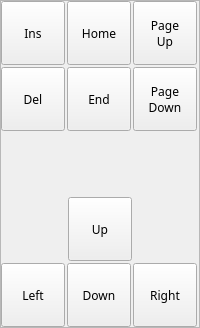
                 <widget class="QFrame" name="middleFrame_2">
                  <property name="sizePolicy">
                   <sizepolicy hsizetype="Maximum" vsizetype="Maximum">
                    <horstretch>0</horstretch>
                    <verstretch>0</verstretch>
                   </sizepolicy>
                  </property>
                  <property name="frameShape">
                   <enum>QFrame::Shape::StyledPanel</enum>
                  </property>
                  <property name="frameShadow">
                   <enum>QFrame::Shadow::Sunken</enum>
                  </property>
                  <layout class="QVBoxLayout" name="verticalLayout_6">
                   <property name="spacing">
                    <number>2</number>
                   </property>
                   <property name="leftMargin">
                    <number>0</number>
                   </property>
                   <property name="topMargin">
                    <number>0</number>
                   </property>
                   <property name="rightMargin">
                    <number>0</number>
                   </property>
                   <property name="bottomMargin">
                    <number>0</number>
                   </property>
                   <item>
                    <widget class="QWidget" name="midRow0_2" native="true">
                     <layout class="QHBoxLayout" name="horizontalLayout_23">
                      <property name="spacing">
                       <number>2</number>
                      </property>
                      <property name="leftMargin">
                       <number>0</number>
                      </property>
                      <property name="topMargin">
                       <number>0</number>
                      </property>
                      <property name="rightMargin">
                       <number>0</number>
                      </property>
                      <property name="bottomMargin">
                       <number>0</number>
                      </property>
                      <item>
                       <widget class="QPushButton" name="btn_ins">
                        <property name="sizePolicy">
                         <sizepolicy hsizetype="Fixed" vsizetype="Fixed">
                          <horstretch>0</horstretch>
                          <verstretch>0</verstretch>
                         </sizepolicy>
                        </property>
                        <property name="minimumSize">
                         <size>
                          <width>64</width>
                          <height>64</height>
                         </size>
                        </property>
                        <property name="maximumSize">
                         <size>
                          <width>64</width>
                          <height>64</height>
                         </size>
                        </property>
                        <property name="font">
                         <font>
                          <family>TF2 Build</family>
                          <italic>false</italic>
                          <bold>false</bold>
                          <stylestrategy>PreferDefault</stylestrategy>
                         </font>
                        </property>
                        <property name="cursor">
                         <cursorShape>PointingHandCursor</cursorShape>
                        </property>
                        <property name="text">
                         <string>Ins</string>
                        </property>
                        <property name="autoRepeat">
                         <bool>false</bool>
                        </property>
                        <attribute name="buttonGroup">
                         <string notr="true">keybButtons</string>
                        </attribute>
                       </widget>
                      </item>
                      <item>
                       <widget class="QPushButton" name="btn_home">
                        <property name="sizePolicy">
                         <sizepolicy hsizetype="Fixed" vsizetype="Fixed">
                          <horstretch>0</horstretch>
                          <verstretch>0</verstretch>
                         </sizepolicy>
                        </property>
                        <property name="minimumSize">
                         <size>
                          <width>64</width>
                          <height>64</height>
                         </size>
                        </property>
                        <property name="maximumSize">
                         <size>
                          <width>64</width>
                          <height>64</height>
                         </size>
                        </property>
                        <property name="font">
                         <font>
                          <family>TF2 Build</family>
                          <italic>false</italic>
                          <bold>false</bold>
                          <stylestrategy>PreferDefault</stylestrategy>
                         </font>
                        </property>
                        <property name="cursor">
                         <cursorShape>PointingHandCursor</cursorShape>
                        </property>
                        <property name="text">
                         <string>Home</string>
                        </property>
                        <property name="autoRepeat">
                         <bool>false</bool>
                        </property>
                        <attribute name="buttonGroup">
                         <string notr="true">keybButtons</string>
                        </attribute>
                       </widget>
                      </item>
                      <item>
                       <widget class="QPushButton" name="btn_pgup">
                        <property name="sizePolicy">
                         <sizepolicy hsizetype="Fixed" vsizetype="Fixed">
                          <horstretch>0</horstretch>
                          <verstretch>0</verstretch>
                         </sizepolicy>
                        </property>
                        <property name="minimumSize">
                         <size>
                          <width>64</width>
                          <height>64</height>
                         </size>
                        </property>
                        <property name="maximumSize">
                         <size>
                          <width>64</width>
                          <height>64</height>
                         </size>
                        </property>
                        <property name="font">
                         <font>
                          <family>TF2 Build</family>
                          <italic>false</italic>
                          <bold>false</bold>
                          <stylestrategy>PreferDefault</stylestrategy>
                         </font>
                        </property>
                        <property name="cursor">
                         <cursorShape>PointingHandCursor</cursorShape>
                        </property>
                        <property name="text">
                         <string>Page
Up</string>
                        </property>
                        <property name="autoRepeat">
                         <bool>false</bool>
                        </property>
                        <attribute name="buttonGroup">
                         <string notr="true">keybButtons</string>
                        </attribute>
                       </widget>
                      </item>
                     </layout>
                    </widget>
                   </item>
                   <item>
                    <widget class="QWidget" name="midrow1_2" native="true">
                     <layout class="QHBoxLayout" name="horizontalLayout_24">
                      <property name="spacing">
                       <number>2</number>
                      </property>
                      <property name="leftMargin">
                       <number>0</number>
                      </property>
                      <property name="topMargin">
                       <number>0</number>
                      </property>
                      <property name="rightMargin">
                       <number>0</number>
                      </property>
                      <property name="bottomMargin">
                       <number>0</number>
                      </property>
                      <item>
                       <widget class="QPushButton" name="btn_del">
                        <property name="sizePolicy">
                         <sizepolicy hsizetype="Fixed" vsizetype="Fixed">
                          <horstretch>0</horstretch>
                          <verstretch>0</verstretch>
                         </sizepolicy>
                        </property>
                        <property name="minimumSize">
                         <size>
                          <width>64</width>
                          <height>64</height>
                         </size>
                        </property>
                        <property name="maximumSize">
                         <size>
                          <width>64</width>
                          <height>64</height>
                         </size>
                        </property>
                        <property name="font">
                         <font>
                          <family>TF2 Build</family>
                          <italic>false</italic>
                          <bold>false</bold>
                          <stylestrategy>PreferDefault</stylestrategy>
                         </font>
                        </property>
                        <property name="cursor">
                         <cursorShape>PointingHandCursor</cursorShape>
                        </property>
                        <property name="text">
                         <string>Del</string>
                        </property>
                        <property name="autoRepeat">
                         <bool>false</bool>
                        </property>
                        <attribute name="buttonGroup">
                         <string notr="true">keybButtons</string>
                        </attribute>
                       </widget>
                      </item>
                      <item>
                       <widget class="QPushButton" name="btn_end">
                        <property name="sizePolicy">
                         <sizepolicy hsizetype="Fixed" vsizetype="Fixed">
                          <horstretch>0</horstretch>
                          <verstretch>0</verstretch>
                         </sizepolicy>
                        </property>
                        <property name="minimumSize">
                         <size>
                          <width>64</width>
                          <height>64</height>
                         </size>
                        </property>
                        <property name="maximumSize">
                         <size>
                          <width>64</width>
                          <height>64</height>
                         </size>
                        </property>
                        <property name="font">
                         <font>
                          <family>TF2 Build</family>
                          <italic>false</italic>
                          <bold>false</bold>
                          <stylestrategy>PreferDefault</stylestrategy>
                         </font>
                        </property>
                        <property name="cursor">
                         <cursorShape>PointingHandCursor</cursorShape>
                        </property>
                        <property name="text">
                         <string>End</string>
                        </property>
                        <property name="autoRepeat">
                         <bool>false</bool>
                        </property>
                        <attribute name="buttonGroup">
                         <string notr="true">keybButtons</string>
                        </attribute>
                       </widget>
                      </item>
                      <item>
                       <widget class="QPushButton" name="btn_pgdn">
                        <property name="sizePolicy">
                         <sizepolicy hsizetype="Fixed" vsizetype="Fixed">
                          <horstretch>0</horstretch>
                          <verstretch>0</verstretch>
                         </sizepolicy>
                        </property>
                        <property name="minimumSize">
                         <size>
                          <width>64</width>
                          <height>64</height>
                         </size>
                        </property>
                        <property name="maximumSize">
                         <size>
                          <width>64</width>
                          <height>64</height>
                         </size>
                        </property>
                        <property name="font">
                         <font>
                          <family>TF2 Build</family>
                          <italic>false</italic>
                          <bold>false</bold>
                          <stylestrategy>PreferDefault</stylestrategy>
                         </font>
                        </property>
                        <property name="cursor">
                         <cursorShape>PointingHandCursor</cursorShape>
                        </property>
                        <property name="text">
                         <string>Page
Down</string>
                        </property>
                        <property name="autoRepeat">
                         <bool>false</bool>
                        </property>
                        <attribute name="buttonGroup">
                         <string notr="true">keybButtons</string>
                        </attribute>
                       </widget>
                      </item>
                     </layout>
                    </widget>
                   </item>
                   <item>
                    <spacer name="midrow2Spacer_2">
                     <property name="font">
                      <font>
                       <family>TF2 Build</family>
                       <italic>false</italic>
                       <bold>false</bold>
                       <stylestrategy>PreferDefault</stylestrategy>
                      </font>
                     </property>
                     <property name="cursor">
                      <cursorShape>ArrowCursor</cursorShape>
                     </property>
                     <property name="orientation">
                      <enum>Qt::Orientation::Vertical</enum>
                     </property>
                     <property name="sizeType">
                      <enum>QSizePolicy::Policy::Fixed</enum>
                     </property>
                     <property name="sizeHint" stdset="0">
                      <size>
                       <width>20</width>
                       <height>64</height>
                      </size>
                     </property>
                    </spacer>
                   </item>
                   <item>
                    <widget class="QWidget" name="midRow3_2" native="true">
                     <layout class="QHBoxLayout" name="midrow3_2">
                      <property name="spacing">
                       <number>0</number>
                      </property>
                      <property name="leftMargin">
                       <number>0</number>
                      </property>
                      <property name="topMargin">
                       <number>0</number>
                      </property>
                      <property name="rightMargin">
                       <number>0</number>
                      </property>
                      <property name="bottomMargin">
                       <number>0</number>
                      </property>
                      <item>
                       <widget class="QPushButton" name="btn_uparrow">
                        <property name="sizePolicy">
                         <sizepolicy hsizetype="Fixed" vsizetype="Fixed">
                          <horstretch>0</horstretch>
                          <verstretch>0</verstretch>
                         </sizepolicy>
                        </property>
                        <property name="minimumSize">
                         <size>
                          <width>64</width>
                          <height>64</height>
                         </size>
                        </property>
                        <property name="maximumSize">
                         <size>
                          <width>64</width>
                          <height>64</height>
                         </size>
                        </property>
                        <property name="font">
                         <font>
                          <family>TF2 Build</family>
                          <italic>false</italic>
                          <bold>false</bold>
                          <stylestrategy>PreferDefault</stylestrategy>
                         </font>
                        </property>
                        <property name="cursor">
                         <cursorShape>PointingHandCursor</cursorShape>
                        </property>
                        <property name="text">
                         <string>Up</string>
                        </property>
                        <property name="autoRepeat">
                         <bool>false</bool>
                        </property>
                        <attribute name="buttonGroup">
                         <string notr="true">keybButtons</string>
                        </attribute>
                       </widget>
                      </item>
                     </layout>
                    </widget>
                   </item>
                   <item>
                    <widget class="QWidget" name="midRow4_2" native="true">
                     <layout class="QHBoxLayout" name="midrow4_2">
                      <property name="spacing">
                       <number>2</number>
                      </property>
                      <property name="leftMargin">
                       <number>0</number>
                      </property>
                      <property name="topMargin">
                       <number>0</number>
                      </property>
                      <property name="rightMargin">
                       <number>0</number>
                      </property>
                      <property name="bottomMargin">
                       <number>0</number>
                      </property>
                      <item>
                       <widget class="QPushButton" name="btn_leftarrow">
                        <property name="sizePolicy">
                         <sizepolicy hsizetype="Fixed" vsizetype="Fixed">
                          <horstretch>0</horstretch>
                          <verstretch>0</verstretch>
                         </sizepolicy>
                        </property>
                        <property name="minimumSize">
                         <size>
                          <width>64</width>
                          <height>64</height>
                         </size>
                        </property>
                        <property name="maximumSize">
                         <size>
                          <width>64</width>
                          <height>64</height>
                         </size>
                        </property>
                        <property name="font">
                         <font>
                          <family>TF2 Build</family>
                          <italic>false</italic>
                          <bold>false</bold>
                          <stylestrategy>PreferDefault</stylestrategy>
                         </font>
                        </property>
                        <property name="cursor">
                         <cursorShape>PointingHandCursor</cursorShape>
                        </property>
                        <property name="text">
                         <string>Left</string>
                        </property>
                        <property name="autoRepeat">
                         <bool>false</bool>
                        </property>
                        <attribute name="buttonGroup">
                         <string notr="true">keybButtons</string>
                        </attribute>
                       </widget>
                      </item>
                      <item>
                       <widget class="QPushButton" name="btn_downarrow">
                        <property name="sizePolicy">
                         <sizepolicy hsizetype="Fixed" vsizetype="Fixed">
                          <horstretch>0</horstretch>
                          <verstretch>0</verstretch>
                         </sizepolicy>
                        </property>
                        <property name="minimumSize">
                         <size>
                          <width>64</width>
                          <height>64</height>
                         </size>
                        </property>
                        <property name="maximumSize">
                         <size>
                          <width>64</width>
                          <height>64</height>
                         </size>
                        </property>
                        <property name="font">
                         <font>
                          <family>TF2 Build</family>
                          <italic>false</italic>
                          <bold>false</bold>
                          <stylestrategy>PreferDefault</stylestrategy>
                         </font>
                        </property>
                        <property name="cursor">
                         <cursorShape>PointingHandCursor</cursorShape>
                        </property>
                        <property name="text">
                         <string>Down</string>
                        </property>
                        <property name="autoRepeat">
                         <bool>false</bool>
                        </property>
                        <attribute name="buttonGroup">
                         <string notr="true">keybButtons</string>
                        </attribute>
                       </widget>
                      </item>
                      <item>
                       <widget class="QPushButton" name="btn_rightarrow">
                        <property name="sizePolicy">
                         <sizepolicy hsizetype="Fixed" vsizetype="Fixed">
                          <horstretch>0</horstretch>
                          <verstretch>0</verstretch>
                         </sizepolicy>
                        </property>
                        <property name="minimumSize">
                         <size>
                          <width>64</width>
                          <height>64</height>
                         </size>
                        </property>
                        <property name="maximumSize">
                         <size>
                          <width>64</width>
                          <height>64</height>
                         </size>
                        </property>
                        <property name="font">
                         <font>
                          <family>TF2 Build</family>
                          <italic>false</italic>
                          <bold>false</bold>
                          <stylestrategy>PreferDefault</stylestrategy>
                         </font>
                        </property>
                        <property name="cursor">
                         <cursorShape>PointingHandCursor</cursorShape>
                        </property>
                        <property name="text">
                         <string>Right</string>
                        </property>
                        <property name="autoRepeat">
                         <bool>false</bool>
                        </property>
                        <attribute name="buttonGroup">
                         <string notr="true">keybButtons</string>
                        </attribute>
                       </widget>
                      </item>
                     </layout>
                    </widget>
                   </item>
                  </layout>
                 </widget>
